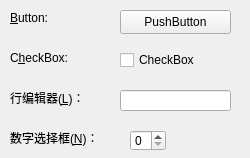
<?xml version="1.0" encoding="UTF-8"?>
<ui version="4.0">
 <class>MyWidget</class>
 <widget class="QWidget" name="MyWidget">
  <property name="geometry">
   <rect>
    <x>0</x>
    <y>0</y>
    <width>250</width>
    <height>158</height>
   </rect>
  </property>
  <property name="windowTitle">
   <string>MyWidget</string>
  </property>
  <widget class="QLabel" name="label">
   <property name="geometry">
    <rect>
     <x>10</x>
     <y>10</y>
     <width>61</width>
     <height>16</height>
    </rect>
   </property>
   <property name="text">
    <string>&amp;Button:</string>
   </property>
   <property name="buddy">
    <cstring>pushButton</cstring>
   </property>
  </widget>
  <widget class="QCheckBox" name="checkBox">
   <property name="geometry">
    <rect>
     <x>120</x>
     <y>50</y>
     <width>111</width>
     <height>20</height>
    </rect>
   </property>
   <property name="text">
    <string>CheckBox</string>
   </property>
  </widget>
  <widget class="QLabel" name="label_2">
   <property name="geometry">
    <rect>
     <x>10</x>
     <y>50</y>
     <width>81</width>
     <height>16</height>
    </rect>
   </property>
   <property name="text">
    <string>C&amp;heckBox:</string>
   </property>
   <property name="buddy">
    <cstring>checkBox</cstring>
   </property>
  </widget>
  <widget class="QLineEdit" name="lineEdit">
   <property name="geometry">
    <rect>
     <x>120</x>
     <y>90</y>
     <width>111</width>
     <height>21</height>
    </rect>
   </property>
  </widget>
  <widget class="QLabel" name="label_3">
   <property name="geometry">
    <rect>
     <x>10</x>
     <y>90</y>
     <width>101</width>
     <height>16</height>
    </rect>
   </property>
   <property name="text">
    <string>行编辑器(&amp;L)：</string>
   </property>
   <property name="buddy">
    <cstring>lineEdit</cstring>
   </property>
  </widget>
  <widget class="QSpinBox" name="spinBox">
   <property name="geometry">
    <rect>
     <x>130</x>
     <y>130</y>
     <width>36</width>
     <height>21</height>
    </rect>
   </property>
  </widget>
  <widget class="QLabel" name="label_4">
   <property name="geometry">
    <rect>
     <x>10</x>
     <y>130</y>
     <width>111</width>
     <height>16</height>
    </rect>
   </property>
   <property name="text">
    <string>数字选择框(&amp;N)：</string>
   </property>
   <property name="buddy">
    <cstring>spinBox</cstring>
   </property>
  </widget>
  <widget class="QPushButton" name="pushButton">
   <property name="geometry">
    <rect>
     <x>120</x>
     <y>10</y>
     <width>111</width>
     <height>24</height>
    </rect>
   </property>
   <property name="text">
    <string>PushButton</string>
   </property>
  </widget>
 </widget>
 <layoutdefault spacing="6" margin="11"/>
 <tabstops>
  <tabstop>lineEdit</tabstop>
  <tabstop>spinBox</tabstop>
  <tabstop>pushButton</tabstop>
  <tabstop>checkBox</tabstop>
 </tabstops>
 <resources/>
 <connections/>
</ui>
